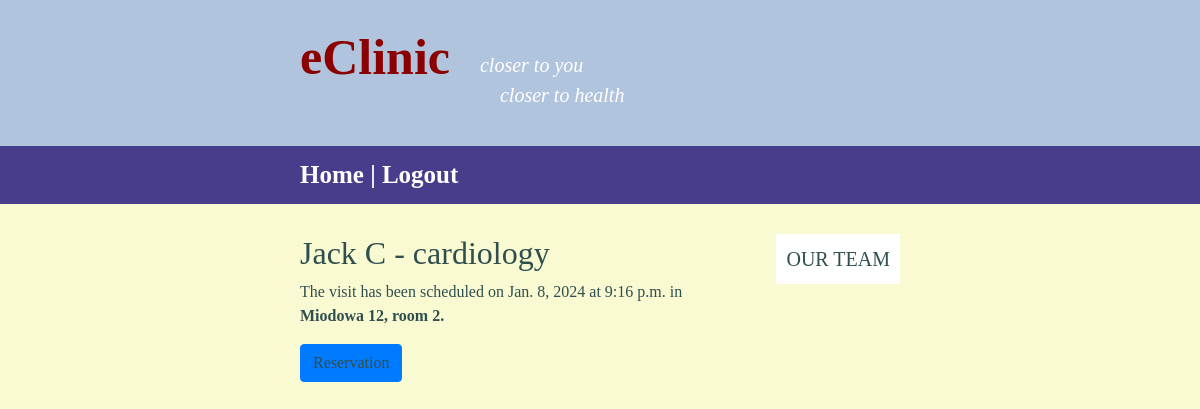
The page /visits/8 (signed in) on the database as committed earlier.
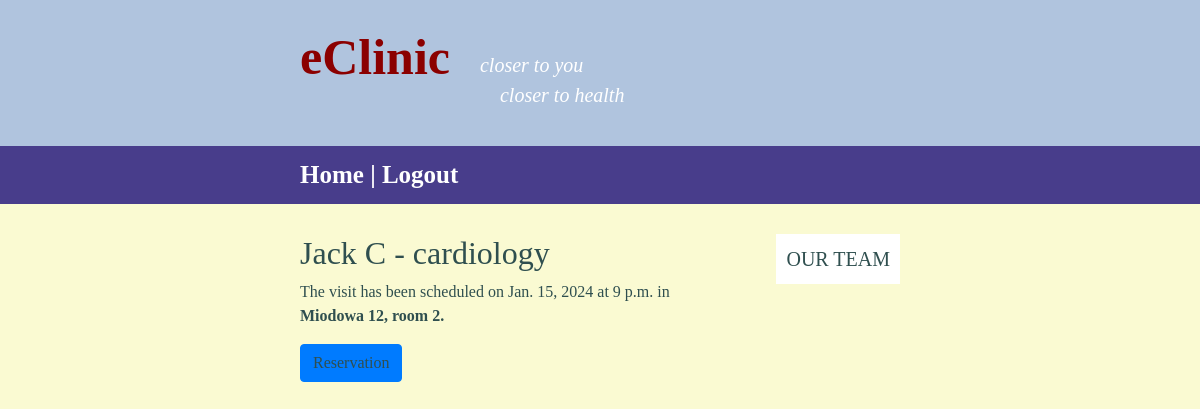
The same page on the database as committed later.
### visits/models.py (models this page shows, shortened)
class Visit(models.Model):
    date = models.DateField()
    start_time = models.TimeField(default=time(8))
    doctor = models.ForeignKey(Doctor, on_delete=models.CASCADE)
    location = models.ForeignKey(Location, on_delete=models.CASCADE)
    available = models.BooleanField(default=True)
    patient = models.ForeignKey(User, null=True, blank=True, on_delete=models.CASCADE)
    class Meta:
        ordering = ["date", "start_time"]

class Doctor(models.Model):
    doctor = models.CharField(max_length=50)
    specialization = models.ForeignKey(Specialization, on_delete=models.CASCADE)
    def __str__(self):
        return f"{self.doctor} - {self.specialization}"

class Specialization(models.Model):
    specialization = models.CharField(max_length=100)
    def __str__(self):
        return self.specialization

class Location(models.Model):
    adress = models.CharField(max_length=100)
    room_number = models.IntegerField()
    def __str__(self):
        return f"{self.adress}, room {self.room_number}."

### visits/views.py (the view)
# urls.py: path('<int:id>', views.details, name="details"),
def details(request, id):
    visit = get_object_or_404(Visit, pk=id)
    out_of_date(visit)
    return render(request, "visits/details.html", {"visit": visit})

### visits/views.py (called while the page is built)
def out_of_date(visit):
    visit_datetime = datetime.combine(visit.date, visit.start_time)
    if visit_datetime < datetime.now():
        visit.available = False
        visit.save()

### visits/templates/visits/details.html (shortened to what this page needs)
{% extends "base.html" %}
{% block content %}
    <div id="main-content">
        <main id="main">
            {% if user.is_active %}
                <h2>{{visit.doctor}}</h2>
                <p>
                    The visit has been scheduled on {{visit.date}} at {{visit.start_time}} in <strong>{{visit.location}}</strong>
                </p>
                <a class="btn btn-primary" href="{% url 'reservation' visit.id %}">Reservation</a>
            {% else %}
                <p>Login to check the details.</p>
            {% endif %}
        </main>
        {% if user.is_active %}
        <aside id="right-menu">
            <a href="{% url 'doctors' %}">
                <span style="font-size: 20px; text-transform: uppercase;">Our team</span>
            </a>
        </aside>
        {% endif %}
    </div>
{% endblock %}

### website/templates/base.html (shortened to what this page needs)
{% load static %}
<!DOCTYPE html>
<html lang="en">
<head>
    <link rel="stylesheet" href="https://cdn.jsdelivr.net/npm/bootstrap@4.3.1/dist/css/bootstrap.min.css"
>
    <link rel="stylesheet" href="{% static 'website/styles.css' %}">
</head>
<body>
    <header id="main-header">
        <p>eClinic</p>
        <p class="motto"><br>closer to you<br>&emsp;closer to health</p>
    </header>
    <nav>
        {% if user.is_active %}
            <a href="{% url 'welcome' %}" class="main-A">Home</a> |
            <a href="{% url 'logout' %}" class="main-A">Logout</a>
        {% else %}
            <a href="{% url 'welcome' %}" class="main-A">Home</a> |
            <a href="{% url 'registration' %}" class="main-A">Register</a> |
            <a href="{% url 'login' %}" class="main-A">Login</a>
        {% endif %}
    </nav>
    {% block content %}
    {% endblock %}
</body>
</html>

### website/static/website/styles.css (style rules this page uses)
body { font-family: serif; color: DarkSlateGray; background-color: LightGoldenRodYellow; }
a:link { text-decoration: none; color: DarkSlateGray; }
#main-header { display: flex; background-color: LightSteelBlue; color: DarkRed; font-size: 50px; font-weight: bold; padding: 20px 300px 20px 300px; }
.motto { color: White; font-style: italic; font-size: 20px; font-weight: normal; padding-left: 30px; }
nav { background-color: DarkSlateBlue; height-min: 50px; width: 100%; font-size: 25px; font-weight: bold; color: White; padding: 10px 300px 10px 300px; }
.main-A:link { color: White; }
#main-content { padding: 30px 300px 30px 300px; }
#main { float: left; width: 70%; }
#right-menu { display: flex; background-color: White; float: right; padding: 10px; }

Rows that differ between the two databases and show on the page:
changed Visit "Jack C - cardiology": date "Jan. 8, 2024" → "Jan. 15, 2024"; start_time "9:16 p.m." → "9 p.m."
